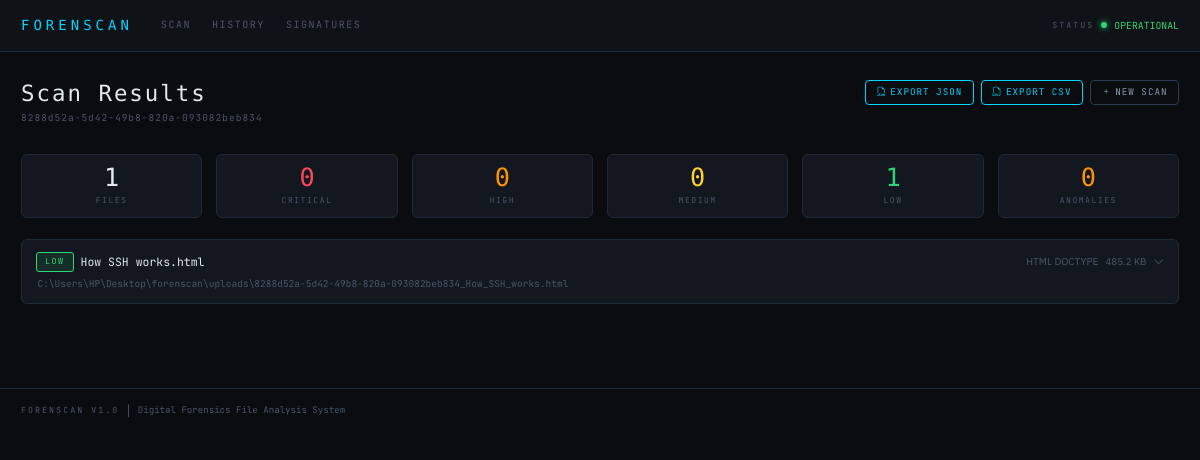
/results/8288d52a-5d42-49b8-820a-093082beb834, run on the app's committed database.
### tables this page shows
CREATE TABLE scan_results (
                    id              INTEGER PRIMARY KEY AUTOINCREMENT,
                    scan_id         TEXT NOT NULL,
                    filename        TEXT NOT NULL,
                    filepath        TEXT NOT NULL,
                    detected_type   TEXT,
                    mime_type       TEXT,
                    declared_ext    TEXT,
                    risk_level      TEXT DEFAULT 'UNKNOWN',
                    anomaly_flag    INTEGER DEFAULT 0,
                    anomaly_reason  TEXT,
                    md5_hash        TEXT,
                    sha256_hash     TEXT,
                    file_size       INTEGER,
                    scan_timestamp  TEXT,
                    footer_valid    INTEGER,
                    hex_preview     TEXT,
                    error           TEXT
                );

### app.py (the view)
@app.route("/results/<scan_id>")
def results(scan_id):
    try:
        _validate_scan_id(scan_id)
        scan_results = analyzer.get_scan_results(scan_id)
    except ValueError:
        flash("Invalid scan ID.", "error")
        return redirect(url_for("index"))
    except Exception as e:
        flash(f"Error retrieving scan: {e}", "error")
        return redirect(url_for("index"))
    if not scan_results:
        flash("No results found for this scan ID.", "error")
        return redirect(url_for("index"))
    stats = {
        "total": len(scan_results),
        "critical": sum(1 for r in scan_results if r["risk_level"] == "CRITICAL"),
        "high": sum(1 for r in scan_results if r["risk_level"] == "HIGH"),
        "medium": sum(1 for r in scan_results if r["risk_level"] == "MEDIUM"),
        "low": sum(1 for r in scan_results if r["risk_level"] == "LOW"),
        "anomalies": sum(1 for r in scan_results if r["anomaly_flag"]),
    }
    return render_template("results.html", results=scan_results, scan_id=scan_id, stats=stats)

### analyzer.py (called while the page is built)
    def _get_connection(self) -> sqlite3.Connection:
        conn = sqlite3.connect(self.db_path)
        conn.row_factory = sqlite3.Row
        conn.execute("PRAGMA journal_mode=WAL")
        return conn

### app.py (called while the page is built)
@app.template_filter('filesizeformat')
def filesizeformat_filter(value):
    try:
        v = int(value)
    except (TypeError, ValueError):
        return '—'
    if v < 1024:
        return f'{v} B'
    if v < 1048576:
        return f'{v/1024:.1f} KB'
    if v < 1073741824:
        return f'{v/1048576:.1f} MB'
    return f'{v/1073741824:.1f} GB'

def _validate_scan_id(scan_id: str) -> str:
    if not UUID_RE.match(scan_id):
        raise ValueError("Invalid scan_id format")
    return scan_id

### templates/results.html (shortened to what this page needs)
{% extends "base.html" %}
{% block content %}
<div class="page-header">
  <div>
    <h1>Scan Results</h1>
    <div style="font-family:var(--font-mono);font-size:0.68rem;color:var(--text-muted);margin-top:0.25rem;letter-spacing:1px">
      {{ scan_id }}
    </div>
  </div>
  <div class="d-flex gap-2 flex-wrap">
    <a href="{{ url_for('export', scan_id=scan_id, fmt='json') }}" class="btn-forensic btn-sm-forensic">
      <i class="bi bi-filetype-json me-1"></i>Export JSON
    </a>
    <a href="{{ url_for('export', scan_id=scan_id, fmt='csv') }}" class="btn-forensic btn-sm-forensic">
      <i class="bi bi-filetype-csv me-1"></i>Export CSV
    </a>
    <a href="{{ url_for('index') }}" class="btn-forensic btn-sm-forensic" style="border-color:var(--border-accent);color:var(--text-secondary)">
      <i class="bi bi-plus me-1"></i>New Scan
    </a>
  </div>
</div>
<div class="stats-bar row g-3 mb-4">
  <div class="col-6 col-sm-4 col-md-2">
    <div class="stat-box">
      <span class="stat-number">{{ stats.total }}</span>
      <span class="stat-label">Files</span>
    </div>
  </div>
  <div class="col-6 col-sm-4 col-md-2">
    <div class="stat-box {% if stats.critical %}stat-box-alert{% endif %}">
      <span class="stat-number" style="color:var(--risk-critical)">{{ stats.critical }}</span>
      <span class="stat-label">Critical</span>
    </div>
  </div>
  <div class="col-6 col-sm-4 col-md-2">
    <div class="stat-box">
      <span class="stat-number" style="color:var(--risk-high)">{{ stats.high }}</span>
      <span class="stat-label">High</span>
    </div>
  </div>
  <div class="col-6 col-sm-4 col-md-2">
    <div class="stat-box">
      <span class="stat-number" style="color:var(--risk-medium)">{{ stats.medium }}</span>
      <span class="stat-label">Medium</span>
    </div>
  </div>
  <div class="col-6 col-sm-4 col-md-2">
    <div class="stat-box">
      <span class="stat-number" style="color:var(--risk-low)">{{ stats.low }}</span>
      <span class="stat-label">Low</span>
    </div>
  </div>
  <div class="col-6 col-sm-4 col-md-2">
    <div class="stat-box {% if stats.anomalies %}stat-box-alert{% endif %}">
      <span class="stat-number" style="color:var(--risk-high)">{{ stats.anomalies }}</span>
      <span class="stat-label">Anomalies</span>
    </div>
  </div>
</div>
{% for r in results %}
{% set card_id = "result-" ~ loop.index %}
<div class="result-card mb-3 {% if r.anomaly_flag %}result-card-anomaly{% endif %}">
  <div class="result-header"
       role="button"
       tabindex="0"
       data-bs-toggle="collapse"
       data-bs-target="#{{ card_id }}"
       aria-expanded="false"
       aria-controls="{{ card_id }}"
       onkeydown="if(event.key==='Enter'||event.key===' '){this.click();event.preventDefault();}">
    <div class="d-flex align-items-center gap-2 flex-wrap">
      <span class="risk-badge badge-{{ r.risk_level | lower }}">{{ r.risk_level }}</span>
      <span style="font-family:var(--font-mono);font-size:0.82rem;color:var(--text-primary)">
        {{ r.filename }}
      </span>
      <span style="font-size:0.72rem;color:var(--text-muted);margin-left:auto">
        {{ r.detected_type or 'UNKNOWN' }}
      </span>
      {% if r.file_size is not none %}
        <span style="font-size:0.7rem;color:var(--text-muted)">
          {{ (r.file_size / 1024) | round(1) }} KB
        </span>
      {% endif %}
      <i class="bi bi-chevron-down collapse-icon"></i>
    </div>
    {% if r.filepath and r.filepath != r.filename %}
      <div style="font-size:0.68rem;color:var(--text-muted);font-family:var(--font-mono);margin-top:0.3rem;padding-left:0.1rem">
        {{ r.filepath }}
      </div>
    {% endif %}
  </div>
        {% set meta_rows = [
          ("Detected Type",  r.detected_type or "Unknown"),
          ("MIME Type",      r.mime_type or "—"),
          ("Declared Ext",   ("." ~ r.declared_ext) if r.declared_ext else "none"),
          ("File Size",      ((r.file_size | filesizeformat) if r.file_size is not none else "—")),
          ("Scan Time",      r.scan_timestamp or "—"),
        ] %}
</div>
{% endfor %}
{% endblock %}

### static/css/theme.css (style rules this page uses)
:root { --bg-base: #0a0c0f; --bg-surface: #0f1217; --bg-card: #131820; --bg-input: #0d1117; --bg-hover: #1a2130; --border: #1e2a38; --border-accent: #2a3a50; --text-primary: #e2e8f0; --text-secondary: #8b9cb5; --text-muted: #4a5568; --text-mono: #a0b4c8; --accent: #00d4ff; --accent-dim: #0099bb; --accent-glow: rgba(0, 212, 255, 0.08); --risk-critical: #ff4757; --risk-high: #ff9500; --risk-medium: #ffd32a; --risk-low: #2ed573; --risk-unknown: #576574; --hex-offset: #4a6fa5; --hex-bytes: #00d4ff; --hex-ascii: #2ed573; --hex-null: #2d3748; --font-display: 'Share Tech Mono', monospace; --font-body: 'IBM Plex Sans', sans-serif; --font-mono: 'JetBrains Mono', 'Fira Code', monospace; }
*, *::before, *::after { box-sizing: border-box; }
html, body { min-height: 100vh; background: var(--bg-base); color: var(--text-primary); font-family: var(--font-body); font-size: 14px; line-height: 1.6; margin: 0; }
.page-header { display: flex; align-items: flex-start; justify-content: space-between; flex-wrap: wrap; gap: 1rem; margin-bottom: 2rem; }
.page-header h1 { font-family: var(--font-display); font-size: 1.6rem; font-weight: 400; color: var(--text-primary); margin: 0; letter-spacing: 2px; }
.stat-box { background: var(--bg-card); border: 1px solid var(--border); border-radius: 6px; padding: 0.75rem 1rem; text-align: center; display: flex; flex-direction: column; align-items: center; gap: 0.25rem; min-width: 80px; }
.stat-number { font-family: var(--font-display); font-size: 1.8rem; line-height: 1; color: var(--text-primary); }
.stat-label { font-family: var(--font-mono); font-size: 0.58rem; color: var(--text-muted); text-transform: uppercase; letter-spacing: 1.5px; }
.btn-forensic { display: inline-flex; align-items: center; justify-content: center; background: transparent; border: 1px solid var(--accent); color: var(--accent); font-family: var(--font-mono); font-size: 0.72rem; letter-spacing: 1px; text-transform: uppercase; padding: 0.5rem 1.25rem; border-radius: 4px; cursor: pointer; text-decoration: none; transition: background 0.15s, box-shadow 0.15s; white-space: nowrap; }
.btn-sm-forensic { padding: 0.3rem 0.75rem; font-size: 0.66rem; }
.risk-badge { font-family: var(--font-mono); font-size: 0.60rem; letter-spacing: 1.5px; text-transform: uppercase; padding: 2px 8px; border-radius: 3px; border: 1px solid; white-space: nowrap; }
.badge-low { color: var(--risk-low); border-color: var(--risk-low); background: rgba(46,213,115,0.10); }
.result-card { background: var(--bg-card); border: 1px solid var(--border); border-radius: 6px; overflow: hidden; }
.result-header { padding: 0.85rem 1rem; cursor: pointer; user-select: none; transition: background 0.15s; }
.collapse-icon { transition: transform 0.2s; color: var(--text-muted); font-size: 0.75rem; }
a { color: var(--accent); }

### data on the page
scan_results: scan "8288d52a-5d42-49b8-820a-093082beb834", risk_level "LOW", filename "How SSH works.html", detected_type "HTML DOCTYPE", (r.file_size/1024)|round(1) "485.2", filepath "C:\\Users\\HP\\Desktop\\forenscan\\uploads\\8288d52a-5d42-49b8-820a-093082beb834_How_SSH_works.html"

### other printed values
{{ stats.total }} "1"
{{ stats.critical }} "0"
{{ stats.high }} "0"
{{ stats.medium }} "0"
{{ stats.low }} "1"
{{ stats.anomalies }} "0"
